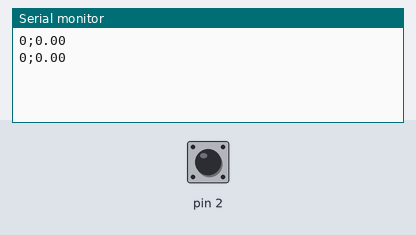
A sketch run on a simulated Arduino Uno, built with avr-gcc and run on an emulated ATmega328P. On the bench: the last lines printed to the serial monitor. The test bench sets the inputs (shaded band); at power-on: pin 2 HIGH.

Above: at 1.2 s.
1.3 s: pin 2 pulled LOW for 0.15 s
At 2.8 s:
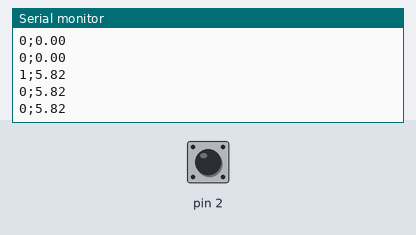
2.9 s: pin 2 pulled LOW for 1 s
At 5.3 s:
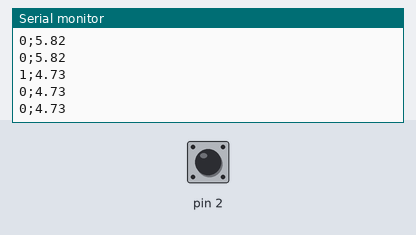
5.4 s: pin 2 pulled LOW for 0.15 s
At 6.0 s:
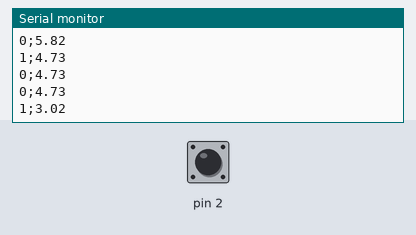
Timing chart, 0 to 8.4 s (numbered marks = the images above; inputs shaded):
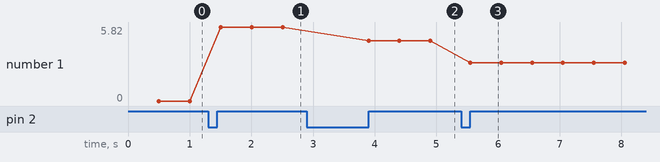

Measured:
- after the input at 1.3 s, the serial monitor: prints a new line after 0.20 s (image 1)
- after the input at 2.9 s, the serial monitor: prints a new line after 1.0 s (image 2)
- after the input at 5.4 s, the serial monitor: prints a new line after 0.15 s (image 3)
- plotted number 1: 0 → 5.82 after the input at 1.3 s, 5.82 → 4.73 after the input at 2.9 s, 4.73 → 3.02 after the input at 5.4 s

The sketch:

Bouton.ino
```cpp
int etatCapteur;
int t1;
int t2;
int tvit1;
int tvit2;
int revs = 0;
int i;
float vitesse;

void setup()
{
  pinMode(2, INPUT_PULLUP);
  Serial.begin(9600);
  t1 = millis();
  tvit1 = millis();
  i=0;
}

void loop()
{
  etatCapteur = digitalRead(2);
  //Serial.println(etatCapteur);
  while (etatCapteur==LOW) {
    if (i==0) {
      revs += 1;
      tvit2 = millis();
      vitesse = (2.1/((tvit2-tvit1)*0.001))*3.6;
      tvit1 = tvit2;
    }
    delay(50);
    etatCapteur = digitalRead(2);
    //Serial.println("#2");
    i=1;
  }
  i=0;

  t2 = millis();

  if ((t2-t1)>500) {
    Serial.println(String(revs)+";"+String(vitesse));
    revs=0;
    t1 = t2;
    //Serial.println("#3");
  }
}
```
